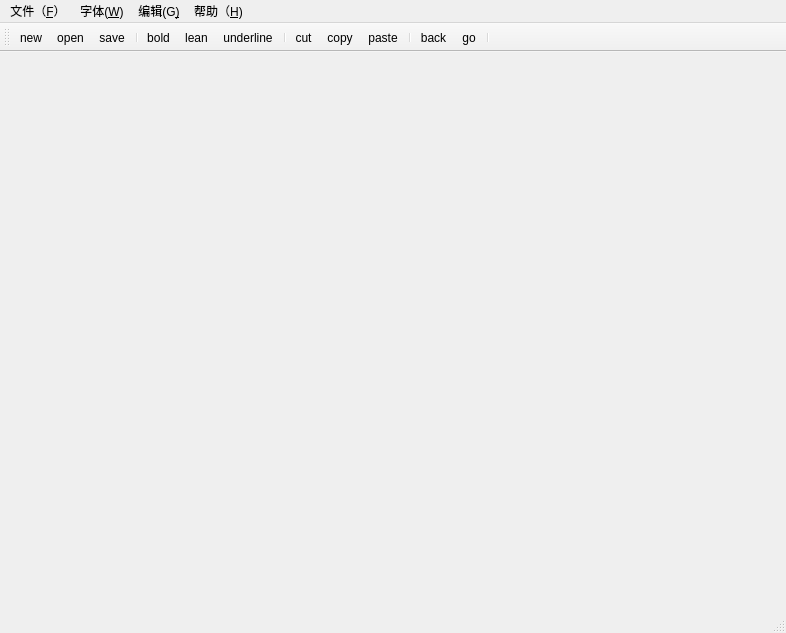
<?xml version="1.0" encoding="UTF-8"?>
<ui version="4.0">
 <class>MainWindow</class>
 <widget class="QMainWindow" name="MainWindow">
  <property name="geometry">
   <rect>
    <x>0</x>
    <y>0</y>
    <width>786</width>
    <height>633</height>
   </rect>
  </property>
  <property name="windowTitle">
   <string>MainWindow</string>
  </property>
  <widget class="QWidget" name="centralWidget"/>
  <widget class="QMenuBar" name="menuBar">
   <property name="geometry">
    <rect>
     <x>0</x>
     <y>0</y>
     <width>786</width>
     <height>23</height>
    </rect>
   </property>
   <widget class="QMenu" name="menu_F">
    <property name="title">
     <string>文件（&amp;F）</string>
    </property>
    <addaction name="actionNEW"/>
    <addaction name="actionSAVE"/>
    <addaction name="actionOPEN"/>
    <addaction name="separator"/>
    <addaction name="actionEXIT"/>
   </widget>
   <widget class="QMenu" name="menuAsdf_G">
    <property name="title">
     <string>字体(&amp;W)</string>
    </property>
    <addaction name="actionSadfas"/>
    <addaction name="actionDfgdfh"/>
   </widget>
   <widget class="QMenu" name="menuAsdfasdf_G">
    <property name="title">
     <string>编辑(G&amp;)</string>
    </property>
    <addaction name="actionPaste_Ctrl_P"/>
    <addaction name="actionAll_Ctrl_A"/>
    <addaction name="actionDelete_Ctrl_D"/>
    <addaction name="separator"/>
    <addaction name="actionConcel_Ctrl_C"/>
    <addaction name="actionFind_Ctrl_F"/>
    <addaction name="separator"/>
    <addaction name="actionShear_Ctrl_S"/>
   </widget>
   <widget class="QMenu" name="menu_H">
    <property name="title">
     <string>帮助（&amp;H)</string>
    </property>
   </widget>
   <addaction name="menu_F"/>
   <addaction name="menuAsdf_G"/>
   <addaction name="menuAsdfasdf_G"/>
   <addaction name="menu_H"/>
  </widget>
  <widget class="QStatusBar" name="statusBar"/>
  <widget class="QToolBar" name="toolBar">
   <property name="windowTitle">
    <string>toolBar</string>
   </property>
   <attribute name="toolBarArea">
    <enum>TopToolBarArea</enum>
   </attribute>
   <attribute name="toolBarBreak">
    <bool>false</bool>
   </attribute>
   <addaction name="actionNew"/>
   <addaction name="actionOpen"/>
   <addaction name="actionSave"/>
   <addaction name="separator"/>
   <addaction name="actionBold"/>
   <addaction name="actionLean"/>
   <addaction name="actionUnderline"/>
   <addaction name="separator"/>
   <addaction name="actionCut"/>
   <addaction name="actionCopy"/>
   <addaction name="actionPaste"/>
   <addaction name="separator"/>
   <addaction name="actionBack"/>
   <addaction name="actionGo"/>
   <addaction name="separator"/>
  </widget>
  <action name="actionOPEN">
   <property name="text">
    <string>Open                   (&amp;Ctrl+O)</string>
   </property>
  </action>
  <action name="actionSAVE">
   <property name="text">
    <string>Save                     (&amp;Ctrl+S)</string>
   </property>
  </action>
  <action name="actionSadfas">
   <property name="text">
    <string>Bold      (&amp;Ctrl+B)</string>
   </property>
  </action>
  <action name="actionDfgdfh">
   <property name="text">
    <string>Italic      (&amp;Ctrl+I)</string>
   </property>
  </action>
  <action name="action_Ctrl_N">
   <property name="text">
    <string>(&amp;Ctrl+N</string>
   </property>
  </action>
  <action name="actionEXIT">
   <property name="text">
    <string>Exit                       (&amp;Ctrl+E)</string>
   </property>
  </action>
  <action name="actionPaste_Ctrl_P">
   <property name="text">
    <string>Paste         (&amp;Ctrl+P)</string>
   </property>
  </action>
  <action name="actionAll_Ctrl_A">
   <property name="text">
    <string>All              (&amp;Ctrl+A)</string>
   </property>
  </action>
  <action name="actionDelete_Ctrl_D">
   <property name="text">
    <string>Delete       (&amp;Ctrl+D)</string>
   </property>
  </action>
  <action name="actionConcel_Ctrl_C">
   <property name="text">
    <string>Concel       (&amp;Ctrl+C)</string>
   </property>
  </action>
  <action name="actionFind_Ctrl_F">
   <property name="text">
    <string>Find            (&amp;Ctrl+F)</string>
   </property>
  </action>
  <action name="actionShear_Ctrl_S">
   <property name="text">
    <string>Shear        (&amp;Ctrl+S)</string>
   </property>
  </action>
  <action name="actionNew">
   <property name="icon">
    <iconset resource="image.qrc">
     <normaloff>:/iconimage/filenew.png</normaloff>:/iconimage/filenew.png</iconset>
   </property>
   <property name="text">
    <string>new</string>
   </property>
   <property name="shortcut">
    <string>Ctrl+N</string>
   </property>
  </action>
  <action name="actionOpen">
   <property name="icon">
    <iconset resource="image.qrc">
     <normaloff>:/iconimage/fileopen.png</normaloff>:/iconimage/fileopen.png</iconset>
   </property>
   <property name="text">
    <string>open</string>
   </property>
   <property name="shortcut">
    <string>Ctrl+O</string>
   </property>
  </action>
  <action name="actionSave">
   <property name="icon">
    <iconset resource="image.qrc">
     <normaloff>:/iconimage/filesave.png</normaloff>:/iconimage/filesave.png</iconset>
   </property>
   <property name="text">
    <string>save</string>
   </property>
   <property name="shortcut">
    <string>Ctrl+S</string>
   </property>
  </action>
  <action name="actionBold">
   <property name="icon">
    <iconset resource="image.qrc">
     <normaloff>:/iconimage/textbold.png</normaloff>:/iconimage/textbold.png</iconset>
   </property>
   <property name="text">
    <string>bold</string>
   </property>
  </action>
  <action name="actionLean">
   <property name="icon">
    <iconset resource="image.qrc">
     <normaloff>:/iconimage/textitalic.png</normaloff>:/iconimage/textitalic.png</iconset>
   </property>
   <property name="text">
    <string>lean</string>
   </property>
  </action>
  <action name="actionUnderline">
   <property name="icon">
    <iconset resource="image.qrc">
     <normaloff>:/iconimage/textunder.png</normaloff>:/iconimage/textunder.png</iconset>
   </property>
   <property name="text">
    <string>underline</string>
   </property>
  </action>
  <action name="actionCut">
   <property name="icon">
    <iconset resource="image.qrc">
     <normaloff>:/iconimage/editcut.png</normaloff>:/iconimage/editcut.png</iconset>
   </property>
   <property name="text">
    <string>cut</string>
   </property>
   <property name="shortcut">
    <string>Ctrl+X</string>
   </property>
  </action>
  <action name="actionCopy">
   <property name="icon">
    <iconset resource="image.qrc">
     <normaloff>:/iconimage/editcopy.png</normaloff>:/iconimage/editcopy.png</iconset>
   </property>
   <property name="text">
    <string>copy</string>
   </property>
   <property name="shortcut">
    <string>Ctrl+C</string>
   </property>
  </action>
  <action name="actionPaste">
   <property name="icon">
    <iconset resource="image.qrc">
     <normaloff>:/iconimage/editpaste.png</normaloff>:/iconimage/editpaste.png</iconset>
   </property>
   <property name="text">
    <string>paste</string>
   </property>
   <property name="shortcut">
    <string>Ctrl+V</string>
   </property>
  </action>
  <action name="actionBack">
   <property name="icon">
    <iconset resource="image.qrc">
     <normaloff>:/iconimage/editundo.png</normaloff>:/iconimage/editundo.png</iconset>
   </property>
   <property name="text">
    <string>back</string>
   </property>
  </action>
  <action name="actionGo">
   <property name="icon">
    <iconset resource="image.qrc">
     <normaloff>:/iconimage/editredo.png</normaloff>:/iconimage/editredo.png</iconset>
   </property>
   <property name="text">
    <string>go</string>
   </property>
  </action>
  <action name="actionNEW">
   <property name="text">
    <string>New                    (&amp;Ctrl+N)</string>
   </property>
  </action>
 </widget>
 <layoutdefault spacing="6" margin="11"/>
 <resources>
  <include location="image.qrc"/>
 </resources>
 <connections/>
</ui>
